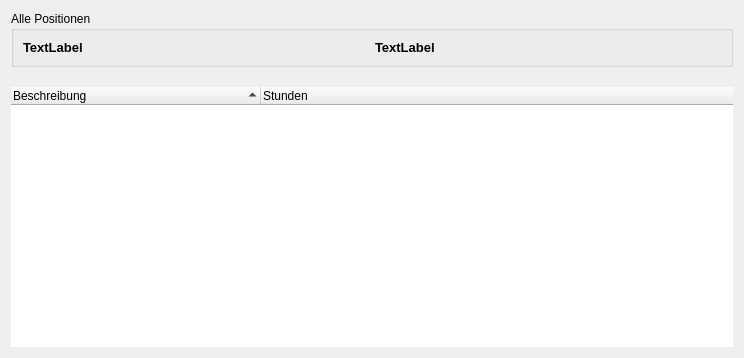
<?xml version="1.0" encoding="UTF-8"?>
<ui version="4.0">
 <class>Form</class>
 <widget class="QWidget" name="Form">
  <property name="geometry">
   <rect>
    <x>0</x>
    <y>0</y>
    <width>744</width>
    <height>358</height>
   </rect>
  </property>
  <property name="windowTitle">
   <string>Positionen</string>
  </property>
  <property name="windowIcon">
   <iconset resource="../res.qrc">
    <normaloff>:/newPrefix/res/100px_logo_galabau.png</normaloff>:/newPrefix/res/100px_logo_galabau.png</iconset>
  </property>
  <layout class="QVBoxLayout" name="verticalLayout_2">
   <property name="spacing">
    <number>20</number>
   </property>
   <item>
    <widget class="QGroupBox" name="groupBox">
     <property name="title">
      <string>Alle Positionen</string>
     </property>
     <property name="flat">
      <bool>true</bool>
     </property>
     <layout class="QVBoxLayout" name="verticalLayout">
      <item>
       <layout class="QHBoxLayout" name="horizontalLayout">
        <item>
         <widget class="QLabel" name="label_projekt">
          <property name="font">
           <font>
            <pointsize>10</pointsize>
            <weight>75</weight>
            <bold>true</bold>
           </font>
          </property>
          <property name="text">
           <string>TextLabel</string>
          </property>
         </widget>
        </item>
        <item>
         <widget class="QLabel" name="label_kunde">
          <property name="font">
           <font>
            <pointsize>10</pointsize>
            <weight>75</weight>
            <bold>true</bold>
           </font>
          </property>
          <property name="text">
           <string>TextLabel</string>
          </property>
         </widget>
        </item>
       </layout>
      </item>
     </layout>
    </widget>
   </item>
   <item>
    <widget class="QTreeWidget" name="treeWidget">
     <property name="frameShape">
      <enum>QFrame::NoFrame</enum>
     </property>
     <property name="iconSize">
      <size>
       <width>20</width>
       <height>20</height>
      </size>
     </property>
     <property name="uniformRowHeights">
      <bool>true</bool>
     </property>
     <property name="sortingEnabled">
      <bool>true</bool>
     </property>
     <property name="animated">
      <bool>true</bool>
     </property>
     <property name="allColumnsShowFocus">
      <bool>true</bool>
     </property>
     <property name="wordWrap">
      <bool>false</bool>
     </property>
     <attribute name="headerCascadingSectionResizes">
      <bool>false</bool>
     </attribute>
     <attribute name="headerDefaultSectionSize">
      <number>250</number>
     </attribute>
     <attribute name="headerMinimumSectionSize">
      <number>27</number>
     </attribute>
     <attribute name="headerShowSortIndicator" stdset="0">
      <bool>true</bool>
     </attribute>
     <attribute name="headerStretchLastSection">
      <bool>true</bool>
     </attribute>
     <column>
      <property name="text">
       <string>Beschreibung</string>
      </property>
     </column>
     <column>
      <property name="text">
       <string>Stunden</string>
      </property>
     </column>
    </widget>
   </item>
  </layout>
 </widget>
 <resources>
  <include location="../res.qrc"/>
 </resources>
 <connections/>
</ui>
